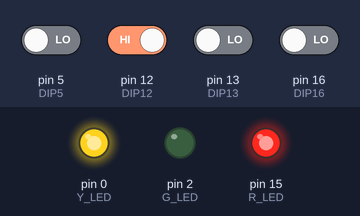
The sketch below on a simulated Arduino Uno, built with avr-gcc and run on an emulated ATmega328P. Shown: output pins drawn as LEDs (lit = HIGH). The test bench sets the inputs (shaded band); at power-on: pin 12 (DIP12) HIGH, pin 5 (DIP5), pin 13 (DIP13), pin 16 (DIP16) LOW.

Above: at 1.2 s.
1.3 s: pin 16 (DIP16) driven HIGH
At 2.1 s:
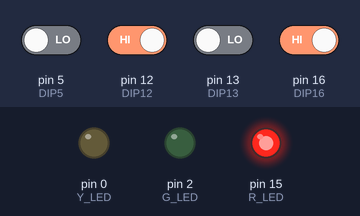
4.3 s: pin 16 (DIP16) driven LOW
At 5.0 s:
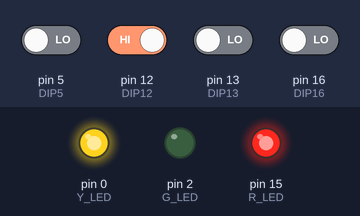
5.8 s: pin 13 (DIP13) driven HIGH
At 6.1 s:
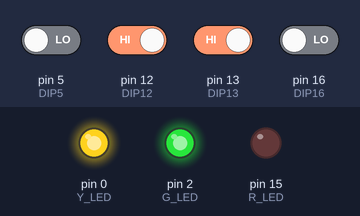
7.3 s: pin 12 (DIP12) driven LOW
At 8.5 s:
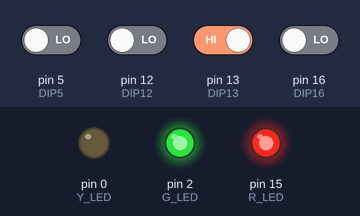
8.8 s: pin 12 (DIP12) driven HIGH
At 9.6 s:
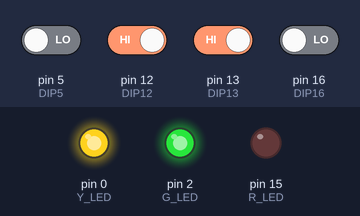
Timing chart, 0 to 11.3 s (numbered marks = the images above; inputs shaded):
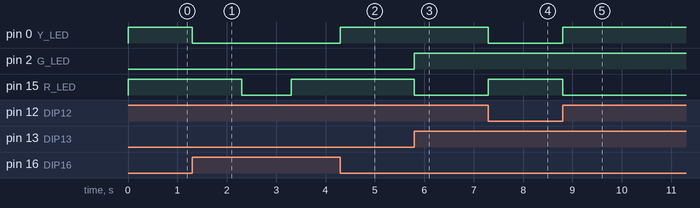

Measured:
- after the input at 1.3 s, pin 0 (Y_LED): HIGH → LOW at once; pin 15 (R_LED): HIGH → LOW after 1.0 s, → HIGH 1.0 s later
- after the input at 4.3 s, pin 0 (Y_LED): LOW → HIGH at once; pin 15 (R_LED): stays HIGH (without the input it goes to LOW after 0.00 s)
- after the input at 5.8 s, pin 2 (G_LED): LOW → HIGH at once; pin 15 (R_LED): HIGH → LOW at once
- after the input at 7.3 s, pin 0 (Y_LED): HIGH → LOW at once; pin 15 (R_LED): LOW → HIGH at once
- after the input at 8.8 s, pin 0 (Y_LED): LOW → HIGH at once; pin 15 (R_LED): HIGH → LOW at once

The sketch:

LAB18Checkpoint1.ino
```cpp
#define Y_LED 0   //หลอดแอลอีดีสีเหลือง ต่อกับ GPIO0
#define R_LED 15  //หลอดแอลอีดีสีแดง ต่อกับ GPIO15
#define G_LED 2   //หลอดแอลอีดีสีเขียว ต่อกับ GPIO2
#define DIP12 12  //ดิปสวิตช์ บิตที่ 5 ต่อกับ GPI12
#define DIP13 13  //ดิปสวิตช์ บิตที่ 6 ต่อกับ GPI13
#define DIP5  5   //ดิปสวิตช์ บิตที่ 7 ต่อกับ GPIO5
#define DIP16 16  //ดิปสวิตช์ บิตที่ 8 ต่อกับ GPI16

void setup() {
  pinMode(Y_LED, OUTPUT);
  pinMode(R_LED, OUTPUT);
  pinMode(G_LED, OUTPUT);
  pinMode(DIP12, INPUT);
  pinMode(DIP13, INPUT);
  pinMode(DIP5, INPUT);
  pinMode(DIP16, INPUT);
}

unsigned long prevTime;
bool led = false;

void loop() {
  uint8_t mode = 0;
  mode = (digitalRead(DIP12) * 1) + (digitalRead(DIP13) * 2) + (digitalRead(DIP5) * 4);

  if(digitalRead(DIP16)) {
    if((millis() - prevTime) > 1000){
      prevTime = millis();
      led = !led;
    }
    digitalWrite(R_LED, led);
    digitalWrite(Y_LED, LOW);
    digitalWrite(G_LED, LOW);
  } else if(mode == 0) {
    digitalWrite(Y_LED, LOW);
    digitalWrite(R_LED, LOW);
    digitalWrite(G_LED, LOW);
  } else if(mode == 1) {
    digitalWrite(Y_LED, HIGH);
    digitalWrite(G_LED, LOW);
    digitalWrite(R_LED, HIGH);
  } else if(mode == 2) {
    digitalWrite(Y_LED, LOW);
    digitalWrite(G_LED, HIGH);
    digitalWrite(R_LED, HIGH);
  } else if(mode == 3) {
    digitalWrite(R_LED, LOW);
    digitalWrite(G_LED, HIGH);
    digitalWrite(Y_LED, HIGH);
  } else if(mode == 4) {
    if((millis() - prevTime) > 1000){
      prevTime = millis();
      led = !led;
    }
    digitalWrite(Y_LED, led);
    digitalWrite(R_LED, led);
    digitalWrite(G_LED, led);
  }
}
```
